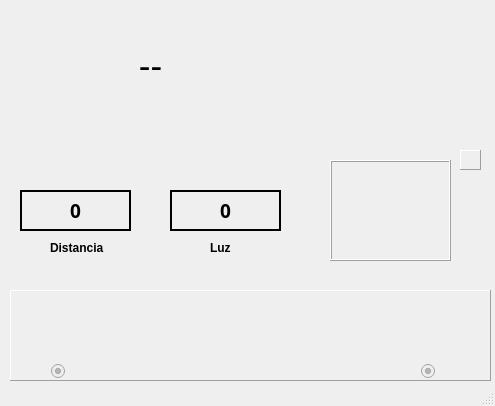
<?xml version="1.0" encoding="UTF-8"?>
<ui version="4.0">
 <class>MainWindow</class>
 <widget class="QMainWindow" name="MainWindow">
  <property name="geometry">
   <rect>
    <x>0</x>
    <y>0</y>
    <width>495</width>
    <height>406</height>
   </rect>
  </property>
  <property name="minimumSize">
   <size>
    <width>495</width>
    <height>406</height>
   </size>
  </property>
  <property name="maximumSize">
   <size>
    <width>495</width>
    <height>406</height>
   </size>
  </property>
  <property name="font">
   <font>
    <weight>75</weight>
    <bold>true</bold>
   </font>
  </property>
  <property name="windowTitle">
   <string>Smart Hub</string>
  </property>
  <property name="autoFillBackground">
   <bool>true</bool>
  </property>
  <property name="tabShape">
   <enum>QTabWidget::Triangular</enum>
  </property>
  <widget class="QWidget" name="centralwidget">
   <widget class="QLabel" name="Clock">
    <property name="geometry">
     <rect>
      <x>270</x>
      <y>30</y>
      <width>181</width>
      <height>61</height>
     </rect>
    </property>
    <property name="font">
     <font>
      <family>Century Gothic</family>
      <pointsize>35</pointsize>
      <weight>75</weight>
      <bold>true</bold>
     </font>
    </property>
    <property name="frameShape">
     <enum>QFrame::NoFrame</enum>
    </property>
    <property name="frameShadow">
     <enum>QFrame::Plain</enum>
    </property>
    <property name="lineWidth">
     <number>2</number>
    </property>
    <property name="text">
     <string/>
    </property>
    <property name="alignment">
     <set>Qt::AlignRight|Qt::AlignTrailing|Qt::AlignVCenter</set>
    </property>
    <property name="margin">
     <number>0</number>
    </property>
   </widget>
   <widget class="QStackedWidget" name="stackedWidget">
    <property name="geometry">
     <rect>
      <x>10</x>
      <y>290</y>
      <width>481</width>
      <height>91</height>
     </rect>
    </property>
    <property name="autoFillBackground">
     <bool>true</bool>
    </property>
    <property name="frameShape">
     <enum>QFrame::Panel</enum>
    </property>
    <property name="frameShadow">
     <enum>QFrame::Raised</enum>
    </property>
    <property name="currentIndex">
     <number>0</number>
    </property>
    <widget class="QWidget" name="page">
     <widget class="QLabel" name="label_11">
      <property name="geometry">
       <rect>
        <x>10</x>
        <y>0</y>
        <width>71</width>
        <height>71</height>
       </rect>
      </property>
      <property name="frameShape">
       <enum>QFrame::NoFrame</enum>
      </property>
      <property name="frameShadow">
       <enum>QFrame::Plain</enum>
      </property>
      <property name="lineWidth">
       <number>0</number>
      </property>
      <property name="midLineWidth">
       <number>0</number>
      </property>
      <property name="text">
       <string/>
      </property>
      <property name="pixmap">
       <pixmap>icons/home.png</pixmap>
      </property>
      <property name="scaledContents">
       <bool>true</bool>
      </property>
     </widget>
     <widget class="QLabel" name="cam_lb">
      <property name="geometry">
       <rect>
        <x>380</x>
        <y>0</y>
        <width>71</width>
        <height>71</height>
       </rect>
      </property>
      <property name="cursor">
       <cursorShape>PointingHandCursor</cursorShape>
      </property>
      <property name="text">
       <string/>
      </property>
      <property name="pixmap">
       <pixmap>icons/cam.png</pixmap>
      </property>
      <property name="scaledContents">
       <bool>true</bool>
      </property>
     </widget>
     <widget class="QPushButton" name="home_btn">
      <property name="geometry">
       <rect>
        <x>10</x>
        <y>0</y>
        <width>71</width>
        <height>71</height>
       </rect>
      </property>
      <property name="cursor">
       <cursorShape>PointingHandCursor</cursorShape>
      </property>
      <property name="focusPolicy">
       <enum>Qt::NoFocus</enum>
      </property>
      <property name="text">
       <string/>
      </property>
      <property name="checkable">
       <bool>false</bool>
      </property>
      <property name="autoDefault">
       <bool>false</bool>
      </property>
      <property name="default">
       <bool>false</bool>
      </property>
      <property name="flat">
       <bool>true</bool>
      </property>
     </widget>
     <widget class="QRadioButton" name="rb_home">
      <property name="enabled">
       <bool>false</bool>
      </property>
      <property name="geometry">
       <rect>
        <x>40</x>
        <y>70</y>
        <width>16</width>
        <height>20</height>
       </rect>
      </property>
      <property name="text">
       <string/>
      </property>
      <property name="checked">
       <bool>true</bool>
      </property>
      <property name="autoExclusive">
       <bool>false</bool>
      </property>
     </widget>
     <widget class="QRadioButton" name="rb_cam">
      <property name="enabled">
       <bool>false</bool>
      </property>
      <property name="geometry">
       <rect>
        <x>410</x>
        <y>70</y>
        <width>16</width>
        <height>20</height>
       </rect>
      </property>
      <property name="text">
       <string/>
      </property>
      <property name="checked">
       <bool>true</bool>
      </property>
     </widget>
     <widget class="QPushButton" name="cam_btn">
      <property name="geometry">
       <rect>
        <x>380</x>
        <y>0</y>
        <width>71</width>
        <height>71</height>
       </rect>
      </property>
      <property name="cursor">
       <cursorShape>PointingHandCursor</cursorShape>
      </property>
      <property name="text">
       <string/>
      </property>
      <property name="autoDefault">
       <bool>false</bool>
      </property>
      <property name="default">
       <bool>false</bool>
      </property>
      <property name="flat">
       <bool>true</bool>
      </property>
     </widget>
     <widget class="QLabel" name="tmp_lb_3">
      <property name="geometry">
       <rect>
        <x>140</x>
        <y>0</y>
        <width>71</width>
        <height>81</height>
       </rect>
      </property>
      <property name="font">
       <font>
        <family>Candara</family>
        <pointsize>22</pointsize>
       </font>
      </property>
      <property name="frameShape">
       <enum>QFrame::NoFrame</enum>
      </property>
      <property name="frameShadow">
       <enum>QFrame::Plain</enum>
      </property>
      <property name="lineWidth">
       <number>0</number>
      </property>
      <property name="text">
       <string/>
      </property>
      <property name="pixmap">
       <pixmap>icons/icons8-ruler-96.png</pixmap>
      </property>
      <property name="scaledContents">
       <bool>true</bool>
      </property>
      <property name="alignment">
       <set>Qt::AlignCenter</set>
      </property>
      <property name="margin">
       <number>0</number>
      </property>
     </widget>
     <widget class="QLabel" name="tmp_lb_4">
      <property name="geometry">
       <rect>
        <x>260</x>
        <y>-10</y>
        <width>81</width>
        <height>101</height>
       </rect>
      </property>
      <property name="font">
       <font>
        <family>Candara</family>
        <pointsize>22</pointsize>
       </font>
      </property>
      <property name="frameShape">
       <enum>QFrame::NoFrame</enum>
      </property>
      <property name="frameShadow">
       <enum>QFrame::Plain</enum>
      </property>
      <property name="lineWidth">
       <number>0</number>
      </property>
      <property name="text">
       <string/>
      </property>
      <property name="pixmap">
       <pixmap>icons/light sens.png</pixmap>
      </property>
      <property name="scaledContents">
       <bool>false</bool>
      </property>
      <property name="alignment">
       <set>Qt::AlignCenter</set>
      </property>
      <property name="margin">
       <number>0</number>
      </property>
     </widget>
    </widget>
    <widget class="QWidget" name="page_2"/>
   </widget>
   <widget class="QLabel" name="tmp_lb_2">
    <property name="geometry">
     <rect>
      <x>20</x>
      <y>10</y>
      <width>101</width>
      <height>121</height>
     </rect>
    </property>
    <property name="font">
     <font>
      <family>Candara</family>
      <pointsize>22</pointsize>
     </font>
    </property>
    <property name="frameShape">
     <enum>QFrame::NoFrame</enum>
    </property>
    <property name="frameShadow">
     <enum>QFrame::Plain</enum>
    </property>
    <property name="lineWidth">
     <number>0</number>
    </property>
    <property name="text">
     <string/>
    </property>
    <property name="pixmap">
     <pixmap>icons/therm.png</pixmap>
    </property>
    <property name="alignment">
     <set>Qt::AlignCenter</set>
    </property>
    <property name="margin">
     <number>0</number>
    </property>
   </widget>
   <widget class="QLabel" name="tmp_lb">
    <property name="geometry">
     <rect>
      <x>110</x>
      <y>30</y>
      <width>81</width>
      <height>71</height>
     </rect>
    </property>
    <property name="minimumSize">
     <size>
      <width>51</width>
      <height>51</height>
     </size>
    </property>
    <property name="font">
     <font>
      <pointsize>26</pointsize>
      <weight>50</weight>
      <bold>false</bold>
     </font>
    </property>
    <property name="styleSheet">
     <string notr="true">border-radius: 8px; </string>
    </property>
    <property name="frameShape">
     <enum>QFrame::Panel</enum>
    </property>
    <property name="frameShadow">
     <enum>QFrame::Plain</enum>
    </property>
    <property name="lineWidth">
     <number>1</number>
    </property>
    <property name="text">
     <string>--</string>
    </property>
    <property name="alignment">
     <set>Qt::AlignCenter</set>
    </property>
   </widget>
   <widget class="QLabel" name="dial_lb">
    <property name="geometry">
     <rect>
      <x>20</x>
      <y>190</y>
      <width>111</width>
      <height>41</height>
     </rect>
    </property>
    <property name="minimumSize">
     <size>
      <width>41</width>
      <height>31</height>
     </size>
    </property>
    <property name="font">
     <font>
      <family>Century Gothic</family>
      <pointsize>14</pointsize>
     </font>
    </property>
    <property name="frameShape">
     <enum>QFrame::WinPanel</enum>
    </property>
    <property name="text">
     <string>0</string>
    </property>
    <property name="alignment">
     <set>Qt::AlignCenter</set>
    </property>
    <property name="margin">
     <number>0</number>
    </property>
   </widget>
   <widget class="QLabel" name="date">
    <property name="geometry">
     <rect>
      <x>330</x>
      <y>90</y>
      <width>111</width>
      <height>20</height>
     </rect>
    </property>
    <property name="minimumSize">
     <size>
      <width>111</width>
      <height>20</height>
     </size>
    </property>
    <property name="font">
     <font>
      <family>Century Gothic</family>
      <weight>75</weight>
      <bold>true</bold>
     </font>
    </property>
    <property name="text">
     <string/>
    </property>
    <property name="alignment">
     <set>Qt::AlignRight|Qt::AlignTrailing|Qt::AlignVCenter</set>
    </property>
   </widget>
   <widget class="QLabel" name="cam">
    <property name="geometry">
     <rect>
      <x>330</x>
      <y>160</y>
      <width>121</width>
      <height>101</height>
     </rect>
    </property>
    <property name="autoFillBackground">
     <bool>true</bool>
    </property>
    <property name="frameShape">
     <enum>QFrame::Box</enum>
    </property>
    <property name="frameShadow">
     <enum>QFrame::Raised</enum>
    </property>
    <property name="text">
     <string/>
    </property>
   </widget>
   <widget class="QLabel" name="alert">
    <property name="geometry">
     <rect>
      <x>460</x>
      <y>150</y>
      <width>21</width>
      <height>20</height>
     </rect>
    </property>
    <property name="frameShape">
     <enum>QFrame::Panel</enum>
    </property>
    <property name="frameShadow">
     <enum>QFrame::Raised</enum>
    </property>
    <property name="text">
     <string/>
    </property>
   </widget>
   <widget class="QLabel" name="dial_lb_2">
    <property name="geometry">
     <rect>
      <x>170</x>
      <y>190</y>
      <width>111</width>
      <height>41</height>
     </rect>
    </property>
    <property name="minimumSize">
     <size>
      <width>41</width>
      <height>31</height>
     </size>
    </property>
    <property name="font">
     <font>
      <family>Century Gothic</family>
      <pointsize>14</pointsize>
     </font>
    </property>
    <property name="frameShape">
     <enum>QFrame::WinPanel</enum>
    </property>
    <property name="text">
     <string>0</string>
    </property>
    <property name="alignment">
     <set>Qt::AlignCenter</set>
    </property>
    <property name="margin">
     <number>0</number>
    </property>
   </widget>
   <widget class="QLabel" name="label">
    <property name="geometry">
     <rect>
      <x>50</x>
      <y>240</y>
      <width>81</width>
      <height>16</height>
     </rect>
    </property>
    <property name="text">
     <string>Distancia</string>
    </property>
    <property name="scaledContents">
     <bool>true</bool>
    </property>
   </widget>
   <widget class="QLabel" name="label_2">
    <property name="geometry">
     <rect>
      <x>210</x>
      <y>240</y>
      <width>31</width>
      <height>16</height>
     </rect>
    </property>
    <property name="text">
     <string>Luz</string>
    </property>
    <property name="scaledContents">
     <bool>true</bool>
    </property>
   </widget>
  </widget>
  <widget class="QStatusBar" name="statusbar"/>
 </widget>
 <resources/>
 <connections/>
</ui>
